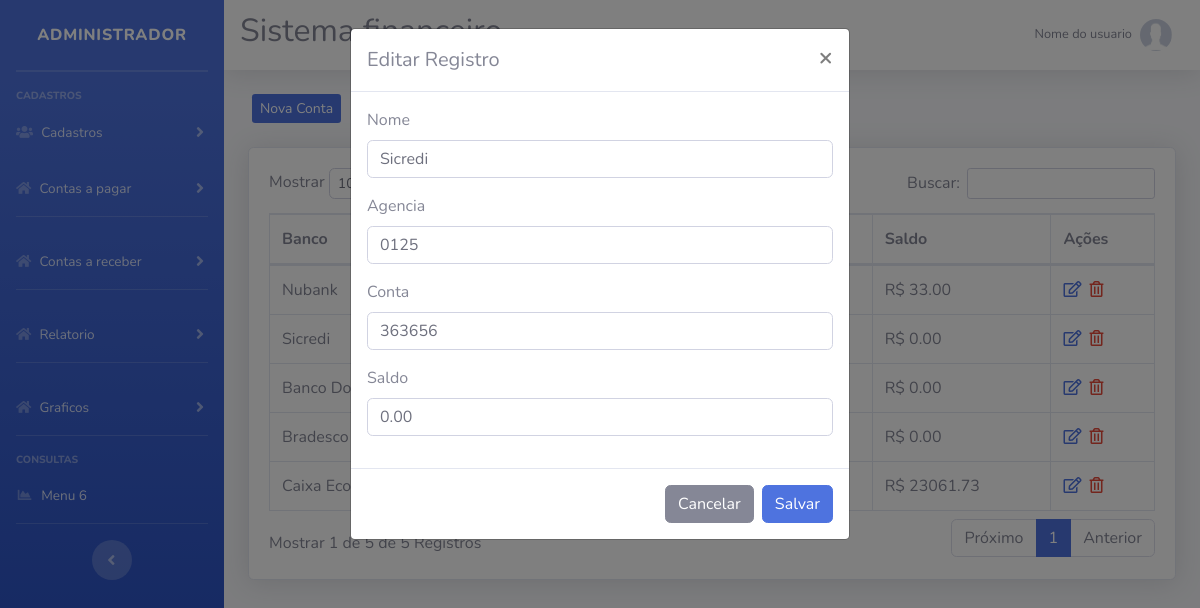
Screenshot of /sistema/index.php?pag=Conta&funcao=editar&id=5 with the database file from the repository.
### tables this page shows
CREATE TABLE `conta` (
  `id` int(11) NOT NULL,
  `banco` varchar(50) NOT NULL,
  `agencia` varchar(10) NOT NULL,
  `conta` varchar(50) NOT NULL,
  `saldo` decimal(10,2) NOT NULL
);

### sistema/conta.php (the view, shortened to what this page needs)
<?php
$pag = "Conta";
require_once("../config/conexao.php");
?>
<div class="row mt-4 mb-4">
    <a type="button" class="btn-primary btn-sm ml-3 d-none d-md-block" href="index.php?pag=<?php echo $pag ?>&funcao=novo">Nova Conta</a>
</div>
<div class="card shadow mb-4">
    <div class="card-body">
        <div class="table-responsive">
            <table class="table table-bordered" id="dataTable" width="100%" cellspacing="0">
                <thead>
                    <tr>
                        <th width="40%" align="left">Banco</th>
                        <th >Agencia</th>
                        <th >Conta</th>
                        <th >Saldo</th>
                        <th>Ações</th>
                    </tr>
                </thead>
                <tbody>
                   <?php
                   $query = $pdo->query("SELECT * FROM conta order by id desc ");
                   $res = $query->fetchAll(PDO::FETCH_ASSOC);
                   for ($i=0; $i < count($res); $i++) {
                      $banco   = $res[$i]['banco'];
                      $agencia = $res[$i]['agencia'];
                      $conta   = $res[$i]['conta'];
                      $saldo   = $res[$i]['saldo'];
                      $id = $res[$i]['id'];
                      ?>
                    <tr>
                        <td><?php echo $banco ?></td>
                        <td><?php echo $agencia ?></td>
                        <td><?php echo $conta ?></td>
                        <td> <?php echo 'R$ ' . $saldo ?></td>
                        <td>
                             <a href="index.php?pag=<?php echo $pag ?>&funcao=editar&id=<?php echo $id ?>" class='text-primary mr-1' title='Editar Dados'><i class='far fa-edit'></i></a>
                            <a href="index.php?pag=<?php echo $pag ?>&funcao=excluir&id=<?php echo $id ?>" class='text-danger mr-1' title='Excluir Registro'><i class='far fa-trash-alt'></i></a>
                        </td>
                    </tr>
<?php } ?>
                </tbody>
            </table>
        </div>
    </div>
</div>
<div class="modal fade" id="modalDados" tabindex="-1" role="dialog" aria-labelledby="exampleModalLabel" aria-hidden="true">
    <div class="modal-dialog" role="document">
        <div class="modal-content">
            <div class="modal-header">
                <?php
                if (@$_GET['funcao'] == 'editar') {
                    $titulo = "Editar Registro";
                    $id2 = $_GET['id'];
                    $query = $pdo->query("SELECT * FROM conta where id = '" . $id2 . "' ");
                    $res = $query->fetchAll(PDO::FETCH_ASSOC);
                    $banco2   = $res[0]['banco'];
                    $agencia2 = $res[0]['agencia'];
                    $conta2   = $res[0]['conta'];
                    $saldo2   = $res[0]['saldo'];
                } else {
                    $titulo = "Inserir Registro";
                }
                ?>
                <h5 class="modal-title" id="exampleModalLabel"><?php echo $titulo ?></h5>
                <button type="button" class="close" data-dismiss="modal" aria-label="Close">
                    <span aria-hidden="true">&times;</span>
                </button>
            </div>
            <form id="form" method="POST">
                <div class="modal-body">
                    <div class="form-group">
                        <label >Nome</label>
                        <input value="<?php echo @$banco2 ?>" type="text" class="form-control" id="nome_banco" name="nome_banco" placeholder="Nome">
                    </div>
                    <div class="form-group">
                        <label >Agencia</label>
                        <input value="<?php echo @$agencia2 ?>" type="number" class="form-control" id="agencia_banco" name="agencia_banco" placeholder="Agencia">
                    </div>
                    <div class="form-group">
                        <label >Conta</label>
                        <input value="<?php echo @$conta2 ?>" type="number" class="form-control" id="conta_banco" name="conta_banco" placeholder="Conta">
                    </div>
                    <div class="form-group">
                        <label >Saldo</label>
                        <input value="<?php echo @$saldo2 ?>" type="text" class="form-control" id="saldo_banco" name="saldo_banco" placeholder="Saldo">
                    </div>
                </div>
                <div class="modal-footer">
                    <button type="button" id="btn-fechar" class="btn btn-secondary" data-dismiss="modal">Cancelar</button>
                    <button type="submit" name="btn-salvar" id="btn-salvar" class="btn btn-primary">Salvar</button>
                </div>
            </form>
        </div>
    </div>
</div>

### rows the page displays
conta: banco "Nubank", saldo "33.00"
conta: banco "Sicredi", saldo "0.00", nome_banco "Sicredi", agencia_banco "0125", conta_banco "363656", saldo_banco "0.00"
conta: banco "Banco Do Brasil", saldo "0.00"
conta: banco "Bradesco", saldo "0.00"
conta: banco "Caixa Ecomonica", saldo "23061.73"

### other values shown
$titulo "Editar Registro"
